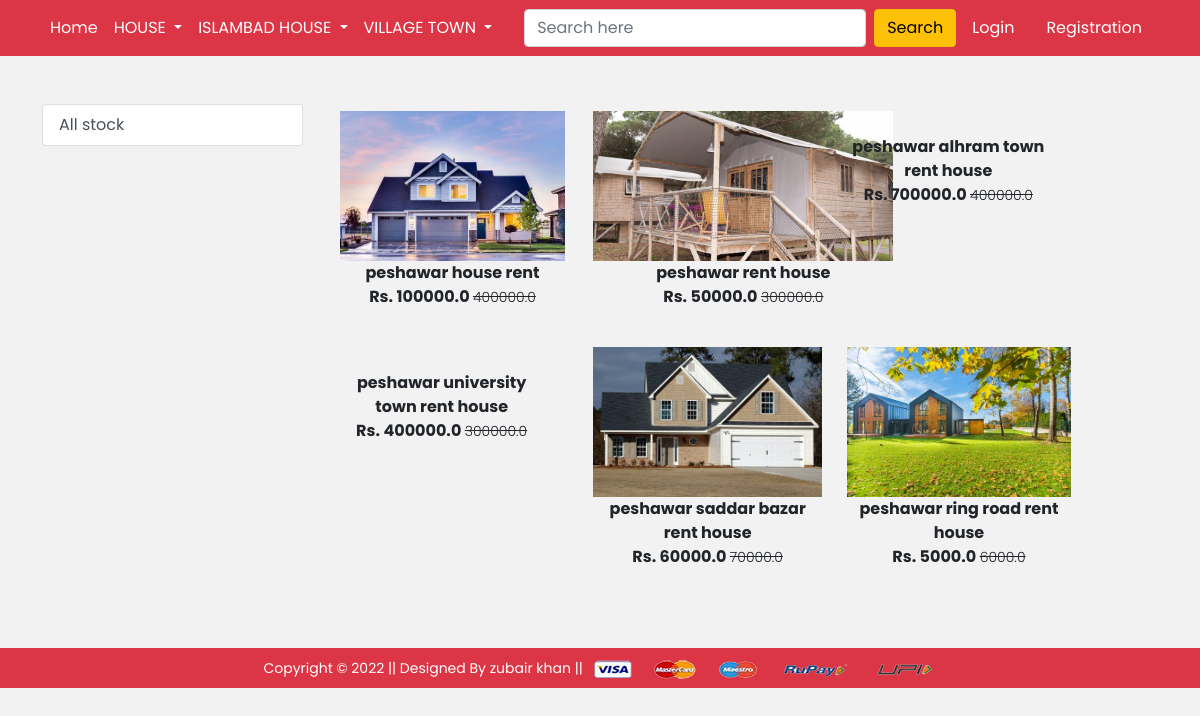
The app's page /peshawarhouse/ with its own data.
### app/models.py (models this page shows, shortened)
class Product(models.Model):
    title = models.CharField(max_length=100)
    selling_price = models.FloatField()
    discounted_price = models.FloatField()
    description = models.TextField()
    brand = models.CharField(max_length=100)
    category = models.CharField(choices=CATEGORY_CHOICES, max_length=2)
    product_image = models.ImageField(upload_to='productimg')

### app/views.py (the view)
# urls.py: path('peshawarhouse/', views.peshawarhouse, name='peshawarhouse'),
def peshawarhouse(request, data=None):
    if data == None:
        peshawarhouse = Product.objects.filter(category='M')
    elif data == 'flock' or data == 'hens':
        peshawarhouse = Product.objects.filter(category='M').filter(brand=data)
    elif data == 'below':
        peshawarhouse = Product.objects.filter(
            category='M').filter(discounted_price__lt=400)
    elif data == 'above':
        peshawarhouse = Product.objects.filter(
            category='M').filter(discounted_price__gt=100)
    return render(request, 'app/peshawarhouse.html', {'peshawarhouse': peshawarhouse})

### app/templates/app/peshawarhouse.html (shortened to what this page needs)
{% extends 'app/base.html' %} {% load static %}  {% block main-content %}
<div class="container my-5">
  <div class="row">
    <div class="col-sm-3">
      <div class="list-group">
        <a
          href="{% url 'peshawarhouse'%}"
          class="list-group-item list-group-item-action"
          aria-current="true"
          >All stock</a
        >
      </div>
    </div>
    <div class="col-sm-8">
      <div class="row">
        {% for product in peshawarhouse%}
        <div class="col-sm-4 text-center mb-4">
          <a href="{% url 'product-detail' product.id %}" class="btn">
            <div class="item">
              <img
                src="{{product.product_image.url}}"
                alt=""
                height="150"
                class=""
              />
              <div class="fw-bold">{{product.title}}</div>
              <div class="fw-bold">
                Rs. {{product.discounted_price}}
                <small class="fw-light text-decoration-line-through"
                  >{{product.selling_price}}</small
                >
              </div>
            </div>
          </a>
        </div>
        {% endfor %}
      </div>
    </div>
  </div>
</div>
{% endblock main-content %}

### app/templates/app/base.html (shortened to what this page needs)
<!DOCTYPE html>
{% load static %}
<html lang="en">
  <head>
    <link rel="stylesheet" href="{% static 'app/css/allll.min.css' %} " />
    <link
      rel="stylesheet"
      href="{% static 'app/css/oowl.carousel.min.css' %}"
    />
    <link
      rel="stylesheet"
      href="https://pro.fontawesome.com/releases/v5.10.0/css/all.css"
    />
    <link rel="stylesheet" href="{% static 'app/css/fontawesome.min.css' %}" />
    <link rel="stylesheet" href="{% static 'app/css/style.css' %}" />
  </head>
  <body>
    <nav class="navbar navbar-expand-lg navbar-dark bg-danger" id="nav">
      <div class="container">
        <div class="collapse navbar-collapse" id="navbarSupportedContent">
          <ul class="navbar-nav me-auto mb-2 mb-lg-0" id="nav-ul">
            <li class="nav-item">
              <a class="nav-link active" aria-current="page" href="/">Home</a>
            </li>
            <li class="nav-item dropdown">
              <a
                class="nav-link dropdown-toggle text-white"
                href="#"
                id="electronicsDropdown"
                role="button"
                data-bs-toggle="dropdown"
                aria-expanded="false"
              >
                HOUSE
              </a>
            </li>
            <li class="nav-item dropdown">
              <a
                class="nav-link dropdown-toggle text-white"
                href="#"
                id="electronicsDropdown"
                role="button"
                data-bs-toggle="dropdown"
                aria-expanded="false"
              >
                ISLAMBAD HOUSE
              </a>
            </li>
            <li class="nav-item dropdown">
              <a
                class="nav-link dropdown-toggle text-white"
                href="#"
                id="fashionDropdown"
                role="button"
                data-bs-toggle="dropdown"
                aria-expanded="false"
              >
                VILLAGE TOWN
              </a>
            </li>
          </ul>
          <form class="d-flex" action="/search">
            <input
              class="form-control me-2"
              type="search"
              placeholder="Search here"
              aria-label="Search"
              name="q"
            />
            <button class="btn btn-warning" type="submit">Search</button>
          </form>
          <div>
            <ul class="navbar-nav me-auto mb-2 mb-lg-0">
              {% if request.user.is_authenticated %}
              <li class="nav-item dropdown mx-2">
                <a
                  class="nav-link dropdown-toggle text-white"
                  href="#"
                  id="profileDropdown"
                  role="button"
                  data-bs-toggle="dropdown"
                  aria-expanded="false"
                >
                  {{request.user.username|capfirst}}
                </a>
                <ul class="dropdown-menu" aria-labelledby="profileDropdown">
                  <li>
                    <a class="dropdown-item" href="{% url 'profile' %}"
                      >Profile</a
                    >
                  </li>
                  <li>
                    <a class="dropdown-item" href="{% url 'orders' %}"
                      >Orders</a
                    >
                  </li>
                  <li>
                    <a class="dropdown-item" href="{% url 'passwordchange' %}"
                      >Change Password</a
                    >
                  </li>
                  <li>
                    <a class="dropdown-item" href="{% url 'logout' %}"
                      >Logout</a
                    >
                  </li>
                </ul>
              </li>
              <li class="nav-item mx-2">
                <a href="{% url 'showcart' %}" class="nav-link text-white"
                  ><span class="badge bg-dark">{{totalitem}}</span> Add Rent
                  House
                </a>
              </li>
              {% else %}
              <li class="nav-item mx-2">
                <a href="{% url 'login' %}" class="nav-link text-white"
                  >Login</a
                >
              </li>
              <li class="nav-item mx-2">
                <a
                  href="{% url 'customerregistration' %}"
                  class="nav-link text-white"
                  >Registration</a
                >
              </li>
              {% endif %}
            </ul>
          </div>
        </div>
      </div>
    </nav>
     {% block main-content %} {% endblock main-content %}
    <footer class="container-fluid bg-danger text-center p-2 mt-5">
      <small class="text-white"
        >Copyright &copy; 2022 || Designed By zubair khan ||
      </small>
      <img
        src="{% static 'app/images/payment.png' %}"
        alt=""
        srcset=""
        class="img-fluid"
        height="2px"
      />
    </footer>
  </body>
</html>

### app/static/app/css/style.css (style rules this page uses)
* { margin: 0; padding: 0; user-select: none; box-sizing: border-box; font-family: "Poppins", sans-serif; }
body { background: #f2f2f2; }
#nav { background: #660033; }
#nav:after { content: ""; clear: both; display: table; }
#nav-ul { float: right; margin-right: 40px; list-style: none; position: relative; }

### records on screen
Product: product_image (picture), title "peshawar house rent", discounted_price "100000.0", selling_price "400000.0"
Product: product_image (picture), title "peshawar rent house", discounted_price "50000.0", selling_price "300000.0"
Product: title "peshawar alhram town rent house", discounted_price "700000.0", selling_price "400000.0"
Product: title "peshawar university town rent house", discounted_price "400000.0", selling_price "300000.0"
Product: product_image (picture), title "peshawar saddar bazar rent house", discounted_price "60000.0", selling_price "70000.0"
Product: product_image (picture), title "peshawar ring road rent house", discounted_price "5000.0", selling_price "6000.0"
